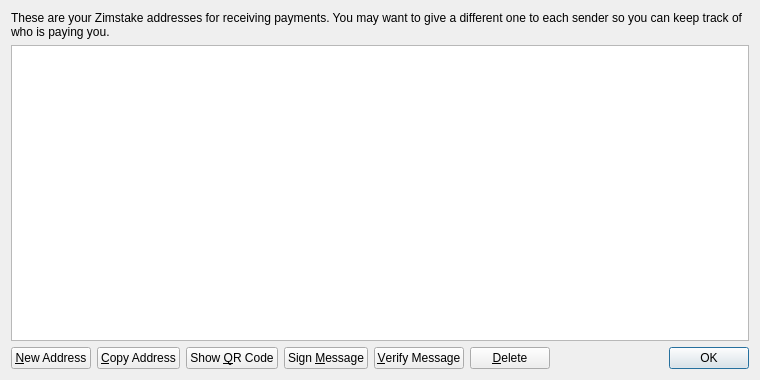
<?xml version="1.0" encoding="UTF-8"?>
<ui version="4.0">
 <class>AddressBookPage</class>
 <widget class="QWidget" name="AddressBookPage">
  <property name="geometry">
   <rect>
    <x>0</x>
    <y>0</y>
    <width>760</width>
    <height>380</height>
   </rect>
  </property>
  <property name="windowTitle">
   <string>Address Book</string>
  </property>
  <layout class="QVBoxLayout" name="verticalLayout">
   <item>
    <widget class="QLabel" name="labelExplanation">
     <property name="text">
      <string>These are your Zimstake addresses for receiving payments. You may want to give a different one to each sender so you can keep track of who is paying you.</string>
     </property>
     <property name="textFormat">
      <enum>Qt::PlainText</enum>
     </property>
     <property name="wordWrap">
      <bool>true</bool>
     </property>
    </widget>
   </item>
   <item>
    <widget class="QTableView" name="tableView">
     <property name="contextMenuPolicy">
      <enum>Qt::CustomContextMenu</enum>
     </property>
     <property name="toolTip">
      <string>Double-click to edit address or label</string>
     </property>
     <property name="tabKeyNavigation">
      <bool>false</bool>
     </property>
     <property name="selectionMode">
      <enum>QAbstractItemView::SingleSelection</enum>
     </property>
     <property name="selectionBehavior">
      <enum>QAbstractItemView::SelectRows</enum>
     </property>
     <property name="sortingEnabled">
      <bool>true</bool>
     </property>
     <attribute name="verticalHeaderVisible">
      <bool>false</bool>
     </attribute>
    </widget>
   </item>
   <item>
    <layout class="QHBoxLayout" name="horizontalLayout">
     <item>
      <widget class="QPushButton" name="newAddressButton">
       <property name="toolTip">
        <string>Create a new address</string>
       </property>
       <property name="text">
        <string>&amp;New Address</string>
       </property>
       <property name="icon">
        <iconset resource="../bitcoin.qrc">
         <normaloff>:/icons/add</normaloff>:/icons/add</iconset>
       </property>
      </widget>
     </item>
     <item>
      <widget class="QPushButton" name="copyToClipboard">
       <property name="toolTip">
        <string>Copy the currently selected address to the system clipboard</string>
       </property>
       <property name="text">
        <string>&amp;Copy Address</string>
       </property>
       <property name="icon">
        <iconset resource="../bitcoin.qrc">
         <normaloff>:/icons/editcopy</normaloff>:/icons/editcopy</iconset>
       </property>
      </widget>
     </item>
     <item>
      <widget class="QPushButton" name="showQRCode">
       <property name="text">
        <string>Show &amp;QR Code</string>
       </property>
       <property name="icon">
        <iconset resource="../bitcoin.qrc">
         <normaloff>:/icons/qrcode</normaloff>:/icons/qrcode</iconset>
       </property>
      </widget>
     </item>
     <item>
      <widget class="QPushButton" name="signMessage">
       <property name="toolTip">
        <string>Sign a message to prove you own a Zimstake address</string>
       </property>
       <property name="text">
        <string>Sign &amp;Message</string>
       </property>
       <property name="icon">
        <iconset resource="../bitcoin.qrc">
         <normaloff>:/icons/edit</normaloff>:/icons/edit</iconset>
       </property>
      </widget>
     </item>
     <item>
      <widget class="QPushButton" name="verifyMessage">
       <property name="toolTip">
        <string>Verify a message to ensure it was signed with a specified Zimstake address</string>
       </property>
       <property name="text">
        <string>&amp;Verify Message</string>
       </property>
       <property name="icon">
        <iconset resource="../bitcoin.qrc">
         <normaloff>:/icons/transaction_0</normaloff>:/icons/transaction_0</iconset>
       </property>
      </widget>
     </item>
     <item>
      <widget class="QPushButton" name="deleteButton">
       <property name="toolTip">
        <string>Delete the currently selected address from the list</string>
       </property>
       <property name="text">
        <string>&amp;Delete</string>
       </property>
       <property name="icon">
        <iconset resource="../bitcoin.qrc">
         <normaloff>:/icons/remove</normaloff>:/icons/remove</iconset>
       </property>
      </widget>
     </item>
     <item>
      <spacer name="horizontalSpacer">
       <property name="orientation">
        <enum>Qt::Horizontal</enum>
       </property>
       <property name="sizeHint" stdset="0">
        <size>
         <width>40</width>
         <height>20</height>
        </size>
       </property>
      </spacer>
     </item>
     <item>
      <widget class="QDialogButtonBox" name="buttonBox">
       <property name="sizePolicy">
        <sizepolicy hsizetype="Maximum" vsizetype="Fixed">
         <horstretch>0</horstretch>
         <verstretch>0</verstretch>
        </sizepolicy>
       </property>
       <property name="standardButtons">
        <set>QDialogButtonBox::Ok</set>
       </property>
      </widget>
     </item>
    </layout>
   </item>
  </layout>
 </widget>
 <resources>
  <include location="../bitcoin.qrc"/>
 </resources>
 <connections/>
</ui>
